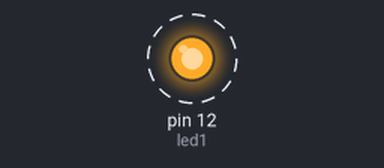
The sketch below on a simulated Arduino Uno, built with avr-gcc and run on an emulated ATmega328P. On the bench: output pins drawn as LEDs (lit = HIGH). Dashed ring = blinking. What the sketch prints to the serial monitor is not drawn.

Above: at 0.2 s.
Timing chart, 0 to 3.0 s (numbered marks = the images above):
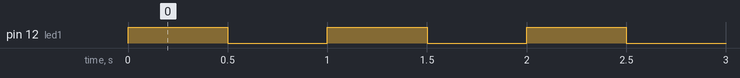

Measured:
- by itself, pin 12 (led1): alternates HIGH for 0.50 s and LOW for 0.50 s

The sketch:

example001_blocking.ino
```cpp
/*
Inizialmente utilizziamo un solo led, e sono
quando il codice e' opportunamente fattorizzato
introduciamo un secondo (o piu') led.

Questa prima versione non usa il multithreading
e quindi l'azione sul led "blocca" il loop
principale, che non puo' fare nessuna altra attivita'
concorrente.
*/

int led1 = 12;

void processLed(int led) {
    digitalWrite(led, HIGH);
    delay(500);
    digitalWrite(led, LOW);
    delay(500);
}

void setup() {
    Serial.begin(9600);
    pinMode(led1, OUTPUT);
}

void loop() {
    processLed(led1);
    Serial.print("millis: ");
    Serial.println(millis());
}
```
